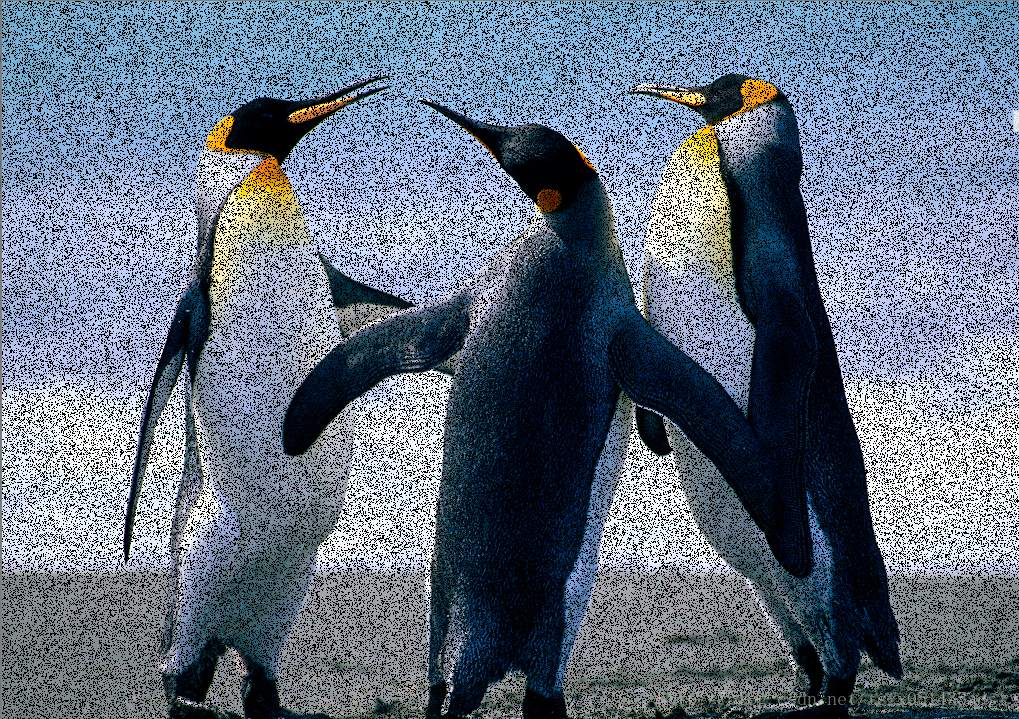
#> input picture test_data/nonlinear_filter/test1.png, 1019 x 719 px
$ python preprocess_test_data.py
#> lines starting #> are read from the running program, lines starting #| are printed output that depends on the picture
#-*- coding=utf-8 -*-
import cv2
import time
import numpy as np

filename = "test1.png"
img_origin = cv2.imread(filename)
#> img_origin is the input picture: shape (719, 1019, 3); mean B, G, R 127.9, 112.1, 96.9
size = (640, 480)
img_origin = cv2.resize(img_origin, size, interpolation=cv2.INTER_AREA)
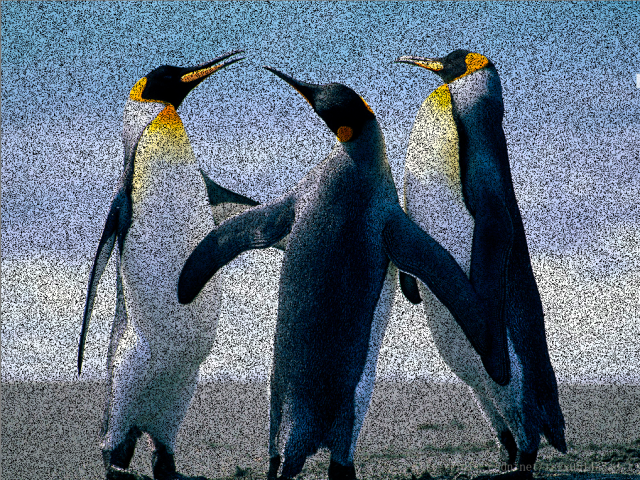
#> img_origin: shape (480, 640, 3); mean B, G, R 127.9, 112.1, 96.9
##save rgb 3 channel image data to txt
img_origin.tofile("rgbx3x480x640.txt")
gray_origin = cv2.cvtColor(img_origin, cv2.COLOR_RGB2GRAY)
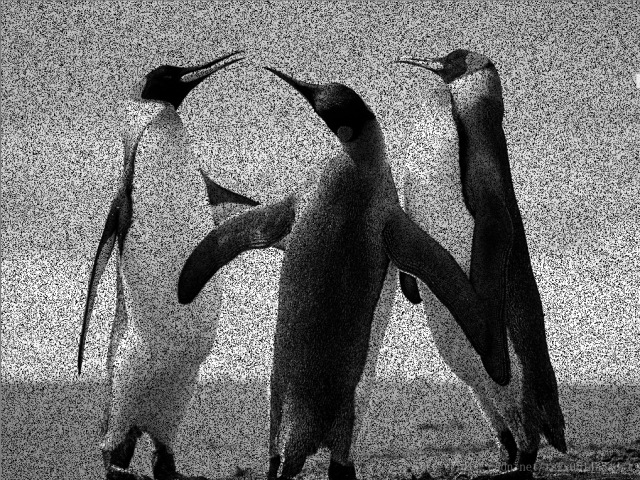
#> gray_origin: shape (480, 640); min 0, max 255, mean 115.1
gray_origin.tofile("rgbx1x480x640.txt")
size = (640, 483)
gray_origin = cv2.resize(gray_origin, size, interpolation=cv2.INTER_AREA)
#> gray_origin: shape (483, 640)
gray_origin.tofile("rgbx1x483x640.txt")
